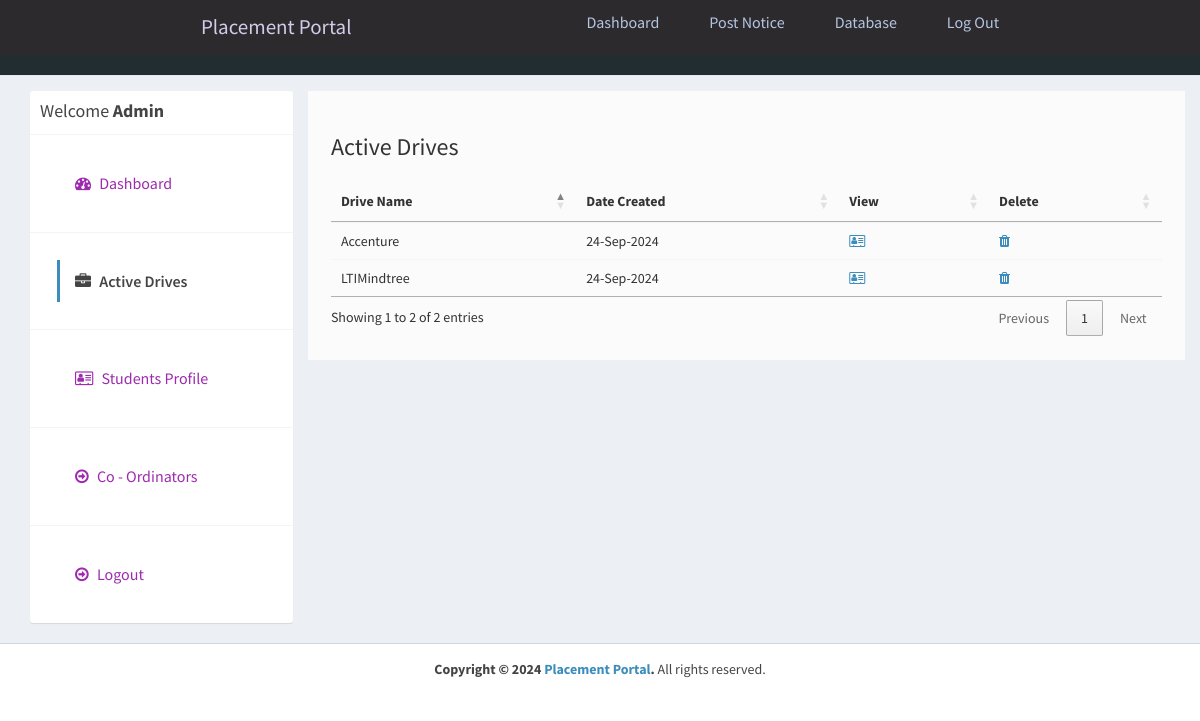
/admin/active-jobs.php (signed in), run on the app's committed database.
### tables this page shows
CREATE TABLE `job_post` (
  `id_jobpost` int(11) NOT NULL,
  `id_company` int(11) NOT NULL,
  `jobtitle` varchar(255) NOT NULL,
  `description` text NOT NULL,
  `minimumsalary` varchar(255) NOT NULL,
  `maximumsalary` varchar(255) NOT NULL,
  `experience` varchar(255) NOT NULL,
  `qualification` varchar(255) NOT NULL,
  `createdat` timestamp NOT NULL DEFAULT current_timestamp()
);

### admin/active-jobs.php (the view, shortened to what this page needs)
<?php
require_once("../db.php");
?>
<!DOCTYPE html>
<html>
<head>
  <link rel="stylesheet" href="https://cdnjs.cloudflare.com/ajax/libs/twitter-bootstrap/3.3.7/css/bootstrap.min.css">
  <link rel="stylesheet" href="https://cdnjs.cloudflare.com/ajax/libs/font-awesome/4.7.0/css/font-awesome.min.css">
  <link rel="stylesheet" href="https://cdnjs.cloudflare.com/ajax/libs/ionicons/2.0.1/css/ionicons.min.css">
  <link rel="stylesheet" href="https://cdn.datatables.net/1.10.15/css/jquery.dataTables.min.css">
  <link rel="stylesheet" href="../css/AdminLTE.min.css">
  <link rel="stylesheet" href="../css/_all-skins.min.css">
  <link rel="stylesheet" href="../css/custom.css">
</head>
<body class="hold-transition skin-green sidebar-mini">
  <div class="wrapper">
    <?php
    include 'header.php';
    ?>
    <div class="content-wrapper" style="margin-left: 0px;">
      <section id="candidates" class="content-header">
        <div class="container">
          <div class="row">
            <div class="col-md-3">
              <div class="box box-solid">
                <div class="box-header with-border">
                  <h3 class="box-title">Welcome <b>Admin</b></h3>
                </div>
                <div class="box-body no-padding">
                  <ul class="nav nav-pills nav-stacked">
                    <li><a href="dashboard.php"><i class="fa fa-dashboard"></i> Dashboard</a></li>
                    <li class="active"><a href="active-jobs.php"><i class="fa fa-briefcase"></i> Active Drives</a></li>
                    <li><a href="applications.php"><i class="fa fa-address-card-o"></i> Students Profile</a></li>
                    <li><a href="companies.php"><i class="fa fa-arrow-circle-o-right"></i> Co - Ordinators</a></li>
                    <li><a href="../logout.php"><i class="fa fa-arrow-circle-o-right"></i> Logout</a></li>
                  </ul>
                </div>
              </div>
            </div>
            <div class="col-md-9 bg-white padding-2">
              <h3>Active Drives</h3>
              <div class="row margin-top-20">
                <div class="col-md-12">
                  <div class="box-body table-responsive no-padding">
                    <table id="example2" class="table table-hover">
                      <thead>
                        <th>Drive Name</th>
                        <th>Date Created</th>
                        <th>View</th>
                        <th>Delete</th>
                      </thead>
                      <tbody>
                        <?php
                        $sql = "SELECT job_post.*, company.companyname FROM job_post INNER JOIN company ON job_post.id_company=company.id_company";
                        $result = $conn->query($sql);
                        if ($result->num_rows > 0) {
                          while ($row = $result->fetch_assoc()) {
                        ?>
                            <tr>
                              <td><?php echo $row['jobtitle']; ?></td>
                              <td><?php echo date("d-M-Y", strtotime($row['createdat'])); ?></td>
                              <td><a href="view-job-post.php?id=<?php echo $row['id_jobpost']; ?>"><i class="fa fa-address-card-o"></i></a></td>
                              <td><a href="delete-job-post.php?id=<?php echo $row['id_jobpost']; ?>"><i class="fa fa-trash"></i></a></td>
                            </tr>
                        <?php
                          }
                        }
                        ?>
                      </tbody>
                    </table>
                  </div>
                </div>
              </div>
            </div>
          </div>
        </div>
      </section>
    </div>
    <footer class="main-footer" style="margin-left: 0px;">
      <div class="text-center">
        <strong>Copyright &copy; 2024 <a href="learningfromscratch.online">Placement Portal</a>.</strong> All rights
        reserved.
      </div>
    </footer>
  </div>
</body>
</html>

### css/custom.css (style rules this page uses)
.margin-top-20 { margin-top: 20px; }
.padding-2 { padding: 2%; }
.bg-white { background-color:#fbfbfb; margin-left: 0%; }
.box { font-size: medium; font-family: sans-serif; }
li { color: aqua; }

### admin/header.php (style rules this page uses)
* { margin: 0; padding: 0; box-sizing: border-box; }
html { font-size: 62.5%; font-family: 'Roboto', sans-serif; }
li { list-style: none; }
a { text-decoration: none; }

### data on the page
job_post: jobtitle "Accenture", createdat "24-Sep-2024"
job_post: jobtitle "LTIMindtree", createdat "24-Sep-2024"
